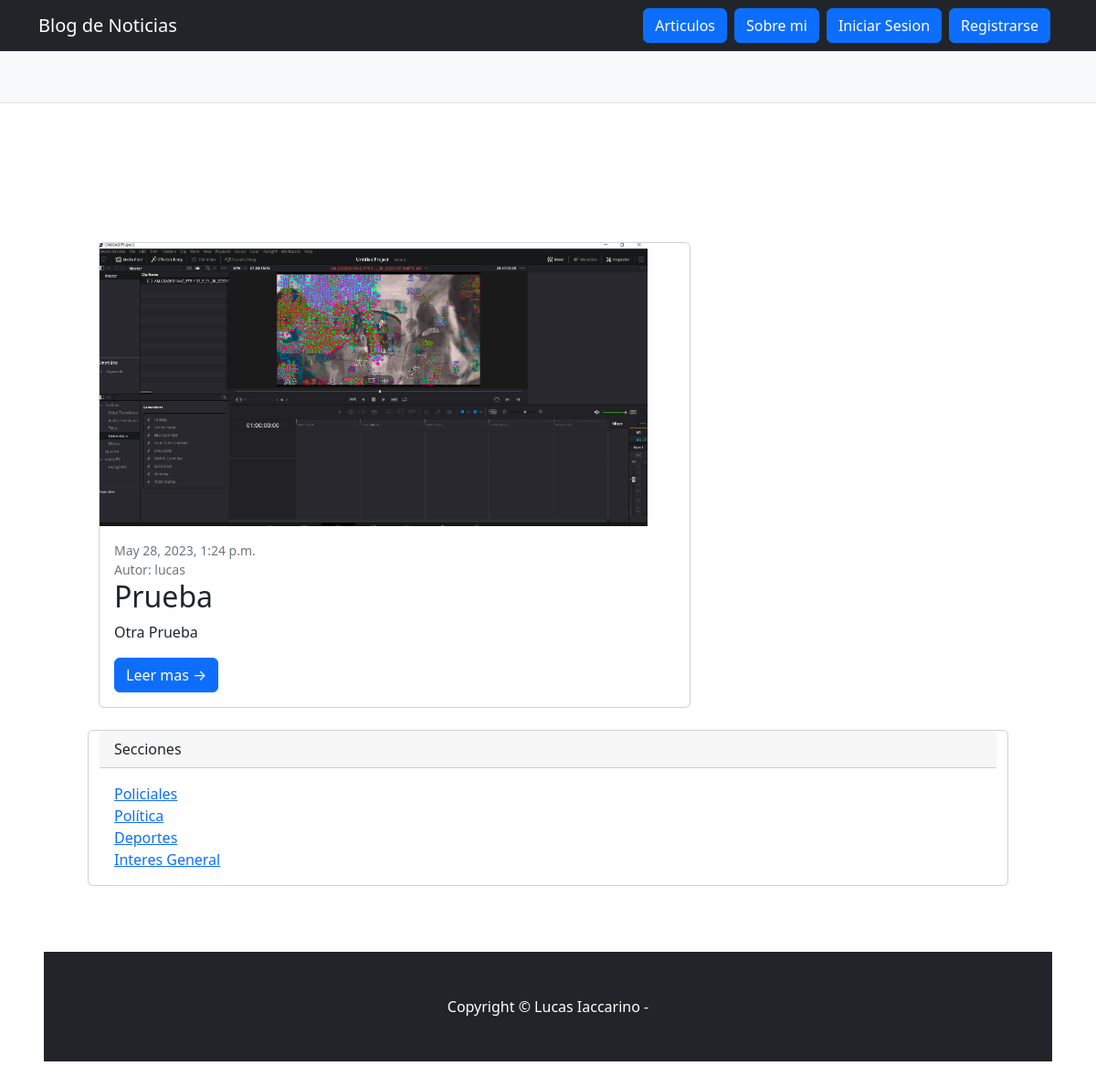
Before: / with the older database file.
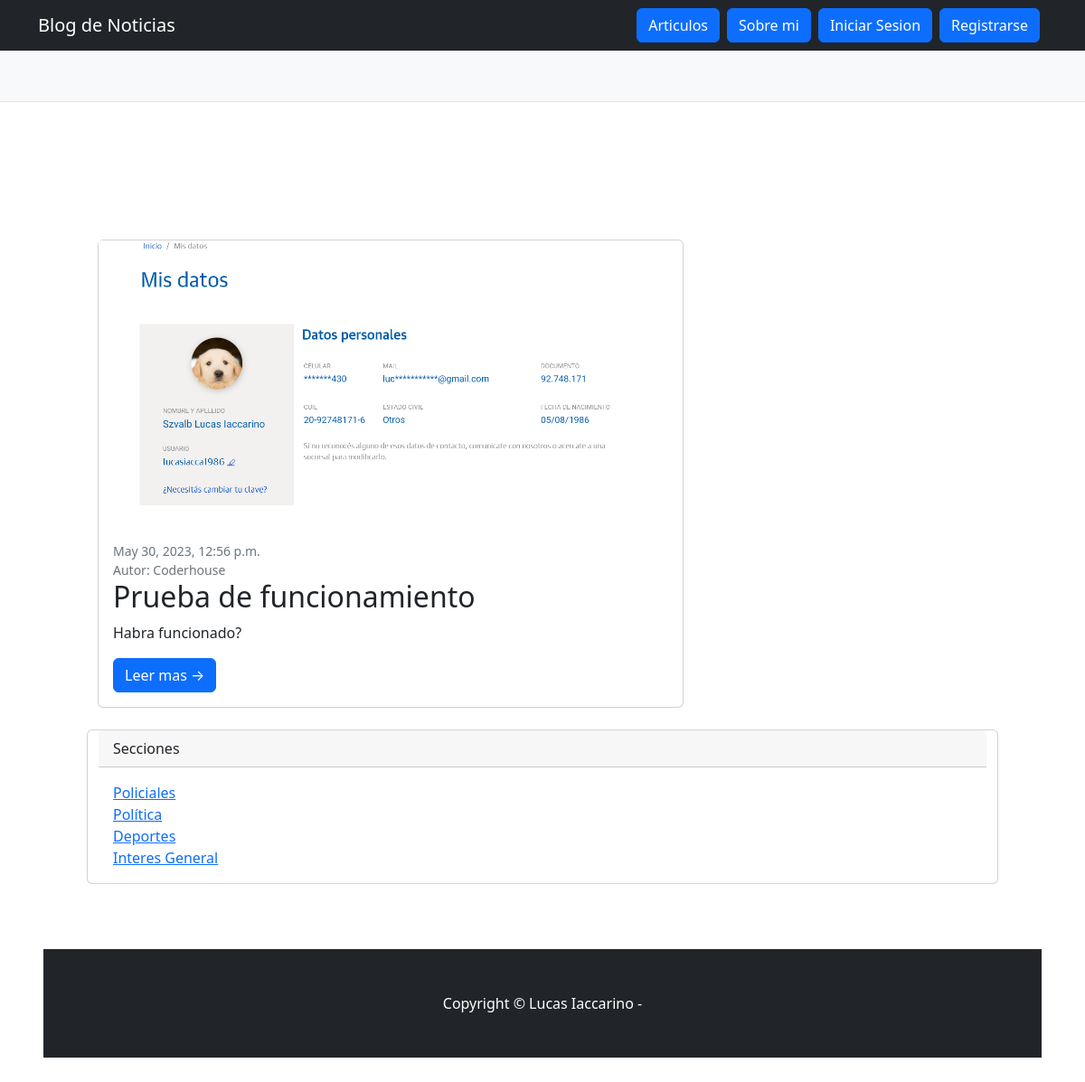
After: the same page with the newer database file.
### blog_app/models.py (models this page shows, shortened)
class Articulo(models.Model):
    titulo = models.CharField(max_length=100)
    subtitulo = models.CharField(max_length=200)
    cuerpo = models.TextField()
    fecha=models.DateTimeField(default=timezone.now)
    SECCION_CHOICES = (("Policiales", "Policiales"),("Deportes", "Deportes"),("Politica", "Politica"),("Interes General", "Interes General"),)
    seccion = models.CharField(max_length=1028, choices=SECCION_CHOICES)
    autor = models.ForeignKey(User, on_delete=models.CASCADE)
    imagen_articulo = models.ImageField(upload_to='imagenes/', null=True, blank=True)

### blog_app/views.py (the view)
# urls.py: path("", index, name = "inicio" ),
def index(request):
    bienvenida = "Bienvenido al Blog"
    articulos = Articulo.objects.order_by('fecha')
    if len(articulos) == 0:
        context = {
            "bienvenida": bienvenida,
            "mensaje": "No existen artículos aún"
        }
    else:
        ultimo_articulo = articulos.latest('fecha')
        anteultimo_articulo = None
        antepenultimo_articulo = None
        mostrar_pagina2 = False
        if len(articulos) >= 2:
            anteultimo_articulo = articulos[1]
        if len(articulos) >= 3:
            antepenultimo_articulo = articulos[2]
            mostrar_pagina2 = True
        if len(articulos) >= 5:
            mostrar_pagina2 = True
        context = {
            "bienvenida": bienvenida,
            "ultimo_articulo": ultimo_articulo,
            "anteultimo_articulo": anteultimo_articulo,
            "antepenultimoarticulo": antepenultimo_articulo,
            "mostrar_pagina2": mostrar_pagina2,
        }
    return render(request, "blog_app/inicio.html", context)

### blog_app/templates/blog_app/inicio.html (shortened to what this page needs)
{% extends "blog_app/base.html" %}
{% block contenido %}
<section style="padding: 4rem 3rem;">
    <div class="container">
        <div class="row">
            <div class="col-lg-8">
                {% if ultimo_articulo %}
                <div class="card mb-4">
                    <a href="{% url 'ver_articulo' pk=ultimo_articulo.id %}">
                        {% if ultimo_articulo.imagen_articulo %}
                        <img src="{{ ultimo_articulo.imagen_articulo.url }}" width = "600"  alt="Descripción de la imagen">
                        {% endif %}
                    </a>
                    <div class="card-body">
                        <div class="small text-muted">{{ ultimo_articulo.fecha }}</div>
                        <div class="small text-muted">Autor: {{ ultimo_articulo.autor }}</div>
                        <h2 class="card-title">{{ ultimo_articulo.titulo }}</h2>
                        <p class="card-text">{{ ultimo_articulo.subtitulo }}</p>
                        <a class="btn btn-primary" href="{% url 'ver_articulo' pk=ultimo_articulo.id %}">Leer mas →</a>
                    </div>
                {% endif %}
                </div>
            </div>
                <div class="card mb-2">
                    <div class="card-header">Secciones</div>
                    <div class="card-body">
                        <div class="row">
                            <div class="col-sm-6">
                                <ul class="list-unstyled mb-0">
                                    <li><a href="{% url 'articulos_seccion' 'Policiales' %}">Policiales</a></li>
                                    <li><a href="{% url 'articulos_seccion' 'Politica' %}"">Política</a></li>
                                    <li><a href="{% url 'articulos_seccion' 'Deportes' %}">Deportes</a></li>
                                    <li><a href="{% url 'articulos_seccion' 'Interes General' %}"">Interes General</a></li>
                                </ul>
                            </div>
                            <div class="col-sm-6">
                            </div>
                        </div>
                    </div>
                </div>
{% endblock contenido %}

Changed rows visible on the page:
removed Articulo: imagen_articulo (picture), fecha "May 28, 2023, 1:24 p.m.", autor "lucas", titulo "Prueba", subtitulo "Otra Prueba"
added Articulo: imagen_articulo (picture), fecha "May 30, 2023, 12:56 p.m.", autor "Coderhouse", titulo "Prueba de funcionamiento", subtitulo "Habra funcionado?"
